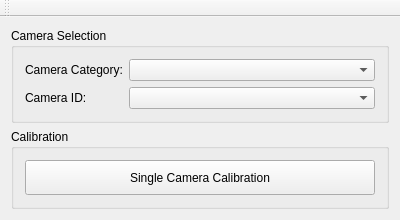
<?xml version="1.0" encoding="UTF-8"?>
<ui version="4.0">
 <class>MainNavigationWindowClass</class>
 <widget class="QMainWindow" name="MainNavigationWindowClass">
  <property name="geometry">
   <rect>
    <x>0</x>
    <y>0</y>
    <width>400</width>
    <height>189</height>
   </rect>
  </property>
  <property name="sizePolicy">
   <sizepolicy hsizetype="Fixed" vsizetype="Preferred">
    <horstretch>0</horstretch>
    <verstretch>0</verstretch>
   </sizepolicy>
  </property>
  <property name="minimumSize">
   <size>
    <width>400</width>
    <height>0</height>
   </size>
  </property>
  <property name="maximumSize">
   <size>
    <width>400</width>
    <height>16777215</height>
   </size>
  </property>
  <property name="windowTitle">
   <string>Camera Calibration</string>
  </property>
  <widget class="QWidget" name="centralWidget">
   <layout class="QVBoxLayout" name="verticalLayout">
    <item>
     <widget class="QGroupBox" name="gbCameraSelection">
      <property name="title">
       <string>Camera Selection</string>
      </property>
      <layout class="QFormLayout" name="formLayout">
       <item row="0" column="0">
        <widget class="QLabel" name="label_1">
         <property name="text">
          <string>Camera Category:</string>
         </property>
        </widget>
       </item>
       <item row="0" column="1">
        <widget class="QComboBox" name="cbCamCategory"/>
       </item>
       <item row="1" column="0">
        <widget class="QLabel" name="label_2">
         <property name="text">
          <string>Camera ID:</string>
         </property>
        </widget>
       </item>
       <item row="1" column="1">
        <widget class="QComboBox" name="cbCamId"/>
       </item>
      </layout>
     </widget>
    </item>
    <item>
     <widget class="QGroupBox" name="gbCalibration">
      <property name="title">
       <string>Calibration</string>
      </property>
      <layout class="QVBoxLayout" name="verticalLayout_2">
       <item>
        <widget class="QPushButton" name="btnSingleCalib">
         <property name="minimumSize">
          <size>
           <width>0</width>
           <height>35</height>
          </size>
         </property>
         <property name="maximumSize">
          <size>
           <width>16777215</width>
           <height>35</height>
          </size>
         </property>
         <property name="text">
          <string>Single Camera Calibration</string>
         </property>
        </widget>
       </item>
      </layout>
     </widget>
    </item>
   </layout>
  </widget>
  <widget class="QToolBar" name="mainToolBar">
   <attribute name="toolBarArea">
    <enum>TopToolBarArea</enum>
   </attribute>
   <attribute name="toolBarBreak">
    <bool>false</bool>
   </attribute>
  </widget>
 </widget>
 <layoutdefault spacing="6" margin="11"/>
 <resources/>
 <connections/>
</ui>
